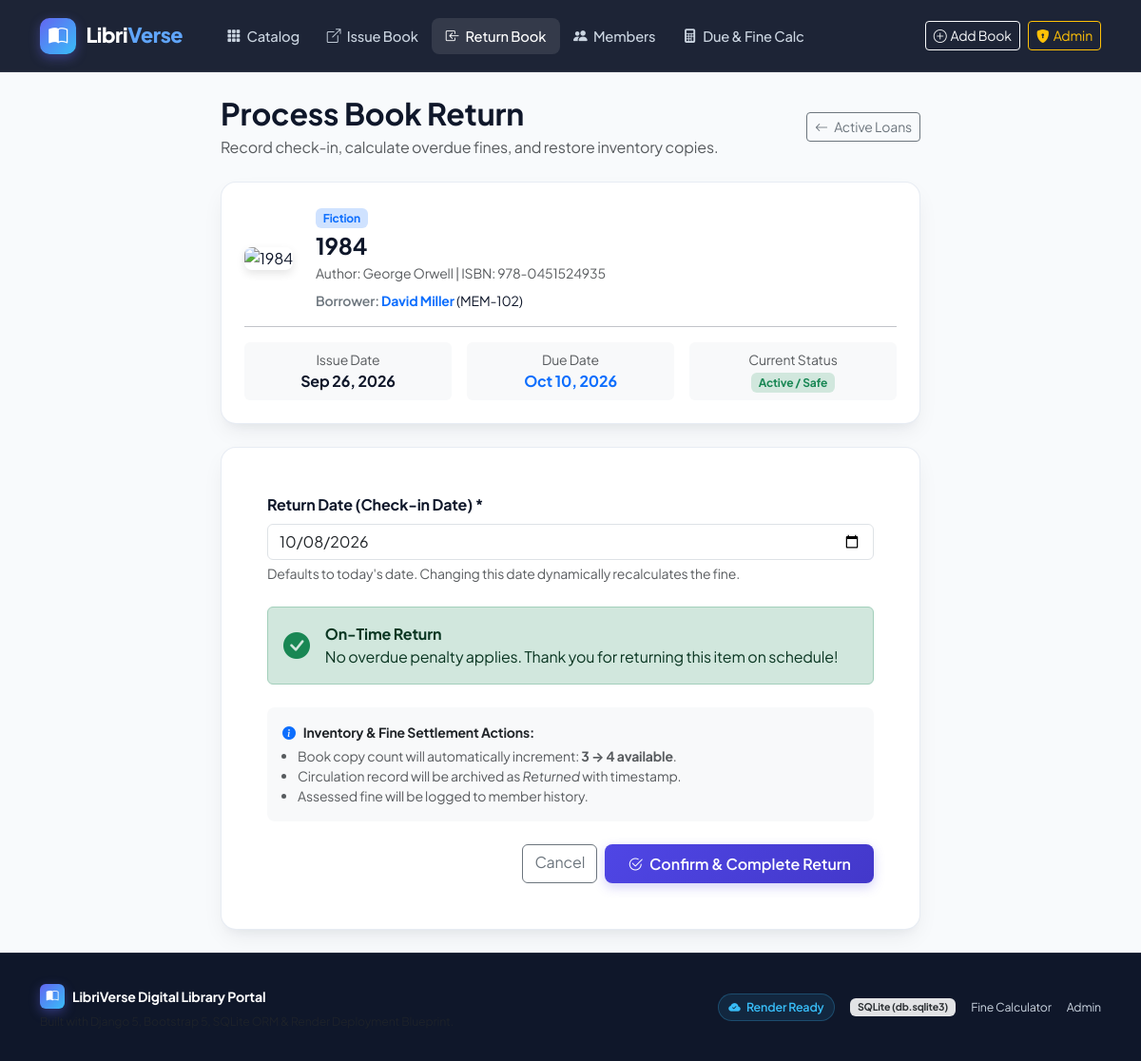
The page /return/3/ on the database its author committed.
### library/models.py (models this page shows, shortened)
class CirculationRecord(models.Model):
    book = models.ForeignKey(Book, on_delete=models.CASCADE, related_name='circulation_records')
    member = models.ForeignKey(Member, on_delete=models.CASCADE, related_name='circulation_records')
    issue_date = models.DateField(default=timezone.now)
    due_date = models.DateField(blank=True)
    return_date = models.DateField(null=True, blank=True)
    fine_amount = models.DecimalField(max_digits=7, decimal_places=2, default=Decimal('0.00'))
    returned = models.BooleanField(default=False)
    class Meta:
        ordering = ['-issue_date']
    @property
    def is_overdue(self):
        if self.returned:
            return False
        today = timezone.localdate() if hasattr(timezone, 'localdate') else date.today()
        return today > self.due_date

class Book(models.Model):
    GENRE_CHOICES = [
        ('Fiction', 'Fiction'),
        ('Non-Fiction', 'Non-Fiction'),
        ('Science & Tech', 'Science & Tech'),
        ('History', 'History'),
        ('Biography', 'Biography'),
        ('Philosophy', 'Philosophy'),
        ('Fantasy & Sci-Fi', 'Fantasy & Sci-Fi'),
        ('Mystery & Thriller', 'Mystery & Thriller'),
        ('Classic Literature', 'Classic Literature'),
        ('Computer Science', 'Computer Science'),
        ('Business & Economics', 'Business & Economics'),
    ]
    title = models.CharField(max_length=255)
    author = models.ForeignKey(Author, on_delete=models.CASCADE, related_name='books')
    isbn = models.CharField(max_length=20, unique=True, verbose_name="ISBN")
    genre = models.CharField(max_length=100, choices=GENRE_CHOICES, default='Fiction')
    total_copies = models.PositiveIntegerField(default=1)
    available_copies = models.PositiveIntegerField(default=1)
    cover_url = models.URLField(
        blank=True,
        null=True,
        help_text="Direct link to book cover image",
        default="https://images.unsplash.com/photo-1544716278-ca5e3f4abd8c?auto=format&fit=crop&w=600&q=80"
    )
    description = models.TextField(blank=True, help_text="Synopsis or book summary")
    class Meta:
        ordering = ['title']

class Author(models.Model):
    name = models.CharField(max_length=200, help_text="Author's full name")
    biography = models.TextField(blank=True, help_text="Short author biography")
    class Meta:
        ordering = ['name']

class Member(models.Model):
    name = models.CharField(max_length=200)
    member_id = models.CharField(max_length=50, unique=True, verbose_name="Member ID")
    email = models.EmailField(unique=True)
    phone = models.CharField(max_length=25, blank=True)
    joined_date = models.DateField(default=timezone.now)
    class Meta:
        ordering = ['name']

### library/views.py (the view, shortened to what this page needs)
# urls.py: path('return/', views.book_return_view, name='return_book_select'),
def book_return_view(request, record_id=None):
    if record_id:
        record = get_object_or_404(CirculationRecord.objects.select_related('book', 'member'), pk=record_id)
    if record.returned:
        messages.info(request, f"This loan for '{record.book.title}' was already returned on {record.return_date}.")
        return redirect('member_dashboard', member_id=record.member.id)
    today = timezone.localdate() if hasattr(timezone, 'localdate') else date.today()
    if request.method == 'POST':
        form = BookReturnForm(request.POST)
        if form.is_valid():
            return_date = form.cleaned_data['return_date']
            if return_date > record.due_date:
                days_overdue = (return_date - record.due_date).days
                fine = Decimal(str(days_overdue)) * DAILY_FINE_RATE
            else:
                days_overdue = 0
                fine = Decimal('0.00')
            record.return_date = return_date
            record.fine_amount = fine
            record.returned = True
            record.save()
            book = record.book
            book.available_copies = min(book.total_copies, book.available_copies + 1)
            book.save()
            if fine > Decimal('0.00'):
                messages.warning(
                    request,
                    f"Book returned! '{book.title}' was {days_overdue} day(s) overdue. "
                    f"Fine assessed: ${fine:.2f} (Rate: ${DAILY_FINE_RATE}/day)."
                )
            else:
                messages.success(
                    request,
                    f"Book returned successfully on time! No overdue fine for '{book.title}'."
                )
            return redirect('member_dashboard', member_id=record.member.id)
    else:
        form = BookReturnForm(initial={'return_date': today})
    days_overdue = max(0, (today - record.due_date).days)
    estimated_fine = Decimal(str(days_overdue)) * DAILY_FINE_RATE
    context = {
        'record': record,
        'form': form,
        'today': today,
        'days_overdue': days_overdue,
        'estimated_fine': estimated_fine,
        'daily_fine_rate': DAILY_FINE_RATE,
    }
    return render(request, 'library/return_book.html', context)

### library/forms.py
class BookReturnForm(forms.Form):
    return_date = forms.DateField(
        initial=timezone.localdate,
        widget=forms.DateInput(attrs={'class': 'form-control', 'type': 'date', 'id': 'id_return_date'})
    )

### library/templates/library/return_book.html (shortened to what this page needs)
{% extends 'library/base.html' %}
{% load static %}
{% block content %}
<div class="container py-4">
    <div class="row justify-content-center">
        <div class="col-lg-8">
            <div class="d-flex align-items-center justify-content-between mb-4">
                <div>
                    <h2 class="fw-bold mb-1">Process Book Return</h2>
                    <p class="text-muted mb-0">Record check-in, calculate overdue fines, and restore inventory copies.</p>
                </div>
                <a href="{% url 'return_book_select' %}" class="btn btn-outline-secondary btn-sm">
                    <i class="bi bi-arrow-left me-1"></i> Active Loans
                </a>
            </div>
            <div class="card-modern p-4 mb-4">
                <div class="row g-4 align-items-center">
                    <div class="col-auto">
                        <img src="{{ record.book.cover_url }}" alt="{{ record.book.title }}"
                             style="width: 80px; height: 110px; object-fit: cover; border-radius: 8px; box-shadow: 0 4px 10px rgba(0,0,0,0.1);"
                             onerror="this.onerror=null; this.src='https://images.unsplash.com/photo-1544716278-ca5e3f4abd8c?auto=format&fit=crop&w=600&q=80';">
                    </div>
                    <div class="col">
                        <span class="badge bg-primary-subtle text-primary mb-1">{{ record.book.genre }}</span>
                        <h4 class="fw-bold mb-1">{{ record.book.title }}</h4>
                        <div class="text-muted small mb-2">Author: {{ record.book.author.name }} | ISBN: {{ record.book.isbn }}</div>
                        <div class="small">
                            <span class="text-secondary fw-semibold">Borrower:</span>
                            <a href="{% url 'member_dashboard' record.member.id %}" class="text-primary text-decoration-none fw-bold">
                                {{ record.member.name }}
                            </a> ({{ record.member.member_id }})
                        </div>
                    </div>
                </div>
                <hr class="my-3">
                <div class="row g-3 text-center">
                    <div class="col-sm-4">
                        <div class="p-2 bg-light rounded">
                            <div class="small text-muted">Issue Date</div>
                            <div class="fw-bold">{{ record.issue_date|date:"M d, Y" }}</div>
                        </div>
                    </div>
                    <div class="col-sm-4">
                        <div class="p-2 bg-light rounded">
                            <div class="small text-muted">Due Date</div>
                            <div class="fw-bold text-primary">{{ record.due_date|date:"M d, Y" }}</div>
                        </div>
                    </div>
                    <div class="col-sm-4">
                        <div class="p-2 bg-light rounded">
                            <div class="small text-muted">Current Status</div>
                            <div>
                                {% if record.is_overdue %}
                                    <span class="badge badge-overdue">Overdue</span>
                                {% else %}
                                    <span class="badge bg-success-subtle text-success">Active / Safe</span>
                                {% endif %}
                            </div>
                        </div>
                    </div>
                </div>
            </div>
            <div class="card-modern p-4 p-md-5">
                <form method="POST" novalidate>
                    <div class="mb-4">
                        <label for="id_return_date" class="form-label fw-bold">Return Date (Check-in Date) *</label>
                        {{ form.return_date }}
                        <div class="form-text">Defaults to today's date. Changing this date dynamically recalculates the fine.</div>
                    </div>
                    <div id="liveFineBanner" class="alert {% if days_overdue > 0 %}alert-danger{% else %}alert-success{% endif %} d-flex align-items-center mb-4">
                        {% if days_overdue > 0 %}
                            <i class="bi bi-exclamation-triangle-fill fs-3 me-3 text-danger"></i>
                            <div>
                                <strong class="d-block">Overdue Penalty Notice</strong>
                                This book is <strong id="liveOverdueDays">{{ days_overdue }} days</strong> overdue.
                                A fine of <strong id="liveFineAmount">${{ estimated_fine }}</strong> (${{ daily_fine_rate }}/day) will be applied.
                            </div>
                        {% else %}
                            <i class="bi bi-check-circle-fill fs-3 me-3 text-success"></i>
                            <div>
                                <strong class="d-block">On-Time Return</strong>
                                No overdue penalty applies. Thank you for returning this item on schedule!
                            </div>
                        {% endif %}
                    </div>
                    <div class="bg-light p-3 rounded-3 small text-muted mb-4">
                        <div class="d-flex align-items-center gap-2 mb-1">
                            <i class="bi bi-info-circle-fill text-primary"></i>
                            <strong class="text-dark">Inventory & Fine Settlement Actions:</strong>
                        </div>
                        <ul class="mb-0 ps-3">
                            <li>Book copy count will automatically increment: <strong>{{ record.book.available_copies }} &rarr; {{ record.book.available_copies|add:"1" }} available</strong>.</li>
                            <li>Circulation record will be archived as <em>Returned</em> with timestamp.</li>
                            <li>Assessed fine will be logged to member history.</li>
                        </ul>
                    </div>
                    <div class="d-flex gap-2 justify-content-end">
                        <a href="{% url 'member_dashboard' record.member.id %}" class="btn btn-outline-secondary">Cancel</a>
                        <button type="submit" class="btn btn-primary-custom px-4">
                            <i class="bi bi-check2-circle me-1"></i> Confirm & Complete Return
                        </button>
                    </div>
                </form>
            </div>
        </div>
    </div>
</div>
{% endblock %}

### library/static/css/style.css (style rules this page uses)
:root { --primary: #4f46e5; --primary-hover: #4338ca; --primary-light: #e0e7ff; --secondary: #0ea5e9; --accent: #8b5cf6; --bg-gradient: linear-gradient(135deg, #0f172a 0%, #1e1b4b 50%, #0f172a 100%); --surface: #ffffff; --surface-alt: #f8fafc; --text-main: #0f172a; --text-muted: #64748b; --card-border: rgba(226, 232, 240, 0.8); --card-shadow: 0 10px 25px -5px rgba(15, 23, 42, 0.08), 0 8px 10px -6px rgba(15, 23, 42, 0.04); --card-hover-shadow: 0 20px 30px -10px rgba(79, 70, 229, 0.18); --success: #10b981; --warning: #f59e0b; --danger: #ef4444; --radius-lg: 16px; --radius-md: 12px; --radius-sm: 8px; }
body { font-family: 'Plus Jakarta Sans', system-ui, -apple-system, sans-serif; background-color: #f8fafc; color: var(--text-main); min-height: 100vh; display: flex; flex-direction: column; letter-spacing: -0.01em; }
.card-modern { background: var(--surface); border: 1px solid var(--card-border); border-radius: var(--radius-lg); box-shadow: var(--card-shadow); transition: transform 0.25s cubic-bezier(0.16, 1, 0.3, 1), box-shadow 0.25s ease; overflow: hidden; }
.btn-primary-custom { background: linear-gradient(135deg, #4f46e5, #4338ca); color: white; border: none; font-weight: 600; border-radius: var(--radius-sm); padding: 0.55rem 1.15rem; box-shadow: 0 4px 12px rgba(79, 70, 229, 0.25); transition: all 0.2s ease; }

### rows shown on the page
CirculationRecord: book.genre "Fiction", book "1984", book.author.name "George Orwell", book.isbn "978-0451524935", member.name "David Miller", member.member_id "MEM-102", issue_date "Sep 26, 2026", due_date "Oct 10, 2026", book.available_copies "3", book.available_copies|add "4"
